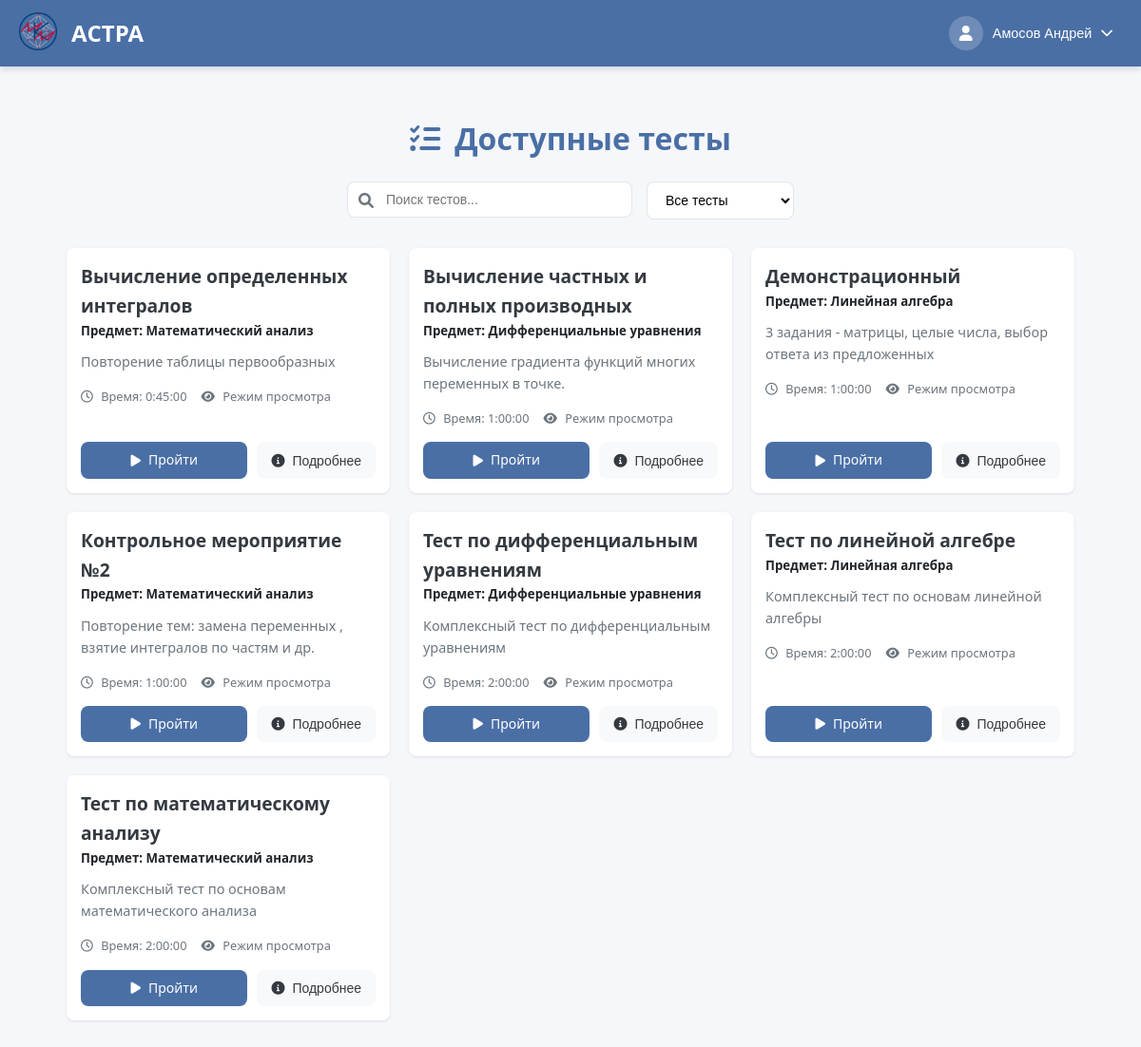
Screenshot of /TestsSolving/ (signed in) with the database file from the repository.
### users/models.py (models this page shows, shortened)
class CustomUser(AbstractBaseUser, PermissionsMixin):
    THEME_CHOICES = [
        ('light', 'Светлая'),
        ('dark', 'Тёмная'),
    ]
    email = models.EmailField(unique=True)
    role = models.CharField(max_length=10, choices=[('student', 'Student'), ('teacher', 'Teacher')])
    theme = models.CharField(max_length=10, choices=THEME_CHOICES, default='light')
    is_active = models.BooleanField(default=True)
    is_staff = models.BooleanField(default=False)
    objects = CustomUserManager()
    USERNAME_FIELD = 'email'
    REQUIRED_FIELDS = ['role']
    def get_full_name(self):
        if self.role == 'student' and hasattr(self, 'studentdata'):
            return f"{self.studentdata.last_name} {self.studentdata.first_name}"
        elif self.role == 'teacher' and hasattr(self, 'teacherdata'):
            return f"{self.teacherdata.last_name} {self.teacherdata.first_name}"
        return self.email
    def get_photo_url(self):
        if self.role == 'student' and hasattr(self, 'studentdata') and self.studentdata.photo:
            return self.studentdata.photo.url
        elif self.role == 'teacher' and hasattr(self, 'teacherdata') and self.teacherdata.photo:
            return self.teacherdata.photo.url
        return None

class TeacherData(models.Model):
    first_name = models.CharField(max_length=50, blank=False)
    last_name = models.CharField(max_length=50, blank=False)
    middle_name = models.CharField(max_length=50)
    photo = models.ImageField(upload_to='user_photos/', blank=True, null=True)
    institute = models.ForeignKey(StudentInstitute, default=6, on_delete=models.PROTECT)
    data_map = models.OneToOneField(CustomUser, on_delete=models.CASCADE)

### create_tests/models.py (models this page shows, shortened)
class AboutTest(models.Model):
    RESULT_DISPLAY_CHOICES = [
        ('only_score', 'Только баллы'),
        ('show_correct', 'Показывать правильные ответы'),
    ]
    objects = None
    name_tests = models.CharField(max_length=255, blank=False)  # Название теста
    creator = models.ForeignKey(TeacherData, on_delete=models.PROTECT, null=True, blank=True,
                                related_name='created_tests')  # Создатель теста
    time_to_solution = models.DurationField(default=timedelta(hours=1, minutes=30))
    name_slug_tests = models.SlugField(max_length=255, unique=True, db_index=True, verbose_name="URL")  # Слаг имени
    num_of_attempts = models.IntegerField(blank=True, default=1)  # Количество попыток для решения
    type_of_result = models.IntegerField(blank=True, default=1)  # Тип возвращаемого результата
    description = models.CharField(max_length=150, default="", blank=True)
    is_published = models.IntegerField(default=0)
    is_done = models.IntegerField(default=1)
    is_draft = models.BooleanField(default=False)
    result_display_mode = models.CharField(max_length=20, choices=RESULT_DISPLAY_CHOICES, default='only_score')  # Режим отображения результатов
    subj = models.ForeignKey(Subjects,
                             on_delete=models.PROTECT,
                             default=1)
    grade_5_threshold = models.IntegerField(default=80, help_text="Минимальный процент для оценки 5")
    grade_4_threshold = models.IntegerField(default=60, help_text="Минимальный процент для оценки 4")
    grade_3_threshold = models.IntegerField(default=35, help_text="Минимальный процент для оценки 3")
    expressions = models.ManyToManyField(AboutExpressions)
    task_groups = models.ManyToManyField(TaskGroup, blank=True)  # Новые группы заданий

class Subjects(models.Model):
    name = models.CharField(max_length=100, unique=True, default="Другое")
    def __str__(self):
        return self.name

### solving_tests/views.py (the view, shortened to what this page needs)
# urls.py: path('', views.list_test, name='list_test'),
@login_required
@role_required(['student', 'teacher', 'admin'])
def list_test(request):
    user = request.user
    if user.role == 'teacher':
        try:
            teacher = TeacherData.objects.get(data_map=user)
            all_tests = AboutTest.objects.filter(creator=teacher, is_draft=False).order_by('name_tests')
        except TeacherData.DoesNotExist:
            all_tests = []
        tests_for_teacher = [{'test': t, 'is_teacher': True} for t in all_tests]
        return render(request, 'solving_tests/test_selection.html', {
            'tests': tests_for_teacher,
            'is_teacher': True,
        })

### users/context_processors.py (called while the page is built)
def user_role(request):
    if request.user.is_authenticated:
        return {'user_role': request.user.role}
    return {}

### solving_tests/templates/solving_tests/test_selection.html (shortened to what this page needs)
{% extends 'solving_tests/header.html' %}
{% load static %}
{% block extra_css %}
    <link rel="stylesheet" href="{% static 'css/test_selection.css' %}">
    <link rel="stylesheet" href="{% static 'libs/fontawesome/css/all.min.css' %}">
{% endblock %}
{% block content %}
<div class="test-selection-container">
    <div class="page-header">
        <h1><i class="fas fa-tasks"></i> Доступные тесты</h1>
        <div class="search-filter">
            <div class="search-box">
                <i class="fas fa-search"></i>
                <input type="text" id="testSearch" placeholder="Поиск тестов...">
            </div>
            <div class="filter-box">
                <select id="testFilter">
                    <option value="all">Все тесты</option>
                </select>
            </div>
        </div>
    </div>
    <div class="tests-grid">
        {% for item in tests %}
            {% with test=item.test %}
                <div class="test-card" data-id="{{ test.id }}"
                     data-completed="{% if item.is_completed %}true{% else %}false{% endif %}"
                     data-new="{% if item.attempts_count == 0 %}true{% else %}false{% endif %}">
                    <div class="test-body">
                        <h3 class="test-title">
                            <a href="{% url 'solving_tests:some_test_for_student' slug_name=test.name_slug_tests %}">{{ test.name_tests }}</a>
                        </h3>
                        <h5>Предмет: {{ test.subj }}</h5>
                        {% if test.description %}
                            <p class="test-description">{{ test.description|truncatechars:150 }}</p>
                        {% endif %}
                        <div class="test-meta">
                            <span><i class="far fa-clock"></i> Время: {{ test.time_to_solution }}</span>
                            {% if is_teacher %}
                                <span><i class="fas fa-eye"></i> Режим просмотра</span>
                            {% elif item.is_completed %}
                                {% if item.best_result %}
                                    <span><i class="fas fa-chart-line"></i> Лучший результат: {{ item.best_result.result_points|floatformat:1 }} баллов</span>
                                {% else %}
                                    <span><i class="fas fa-chart-line"></i> Результат недоступен</span>
                                {% endif %}
                            {% endif %}
                        </div>
                    </div>
                    <div class="test-footer">
                        {% if not is_teacher and item.is_completed %}
                            <a href="{% url 'solving_tests:view_completed_result' slug_name=test.name_slug_tests %}" class="btn start-btn">
                                <i class="fas fa-chart-bar"></i> Результаты
                            </a>
                        {% else %}
                            <a href="{% url 'solving_tests:some_test_for_student' slug_name=test.name_slug_tests %}" class="btn start-btn">
                                <i class="fas fa-play"></i> {% if is_teacher %}Пройти{% else %}Начать{% endif %}
                            </a>
                        {% endif %}
                        <button class="btn info-btn" data-test-id="{{ test.id }}">
                            <i class="fas fa-info-circle"></i> Подробнее
                        </button>
                    </div>
                </div>
            {% endwith %}
        {% empty %}
            <div class="empty-state">
                <i class="fas fa-tasks fa-3x"></i>
                <h3>Нет доступных тестов</h3>
                <p>В настоящее время для вас нет доступных тестов.</p>
            </div>
        {% endfor %}
    </div>
</div>
{% endblock %}

### solving_tests/templates/solving_tests/header.html (shortened to what this page needs)
<!DOCTYPE html>
<html lang="ru">
<head>
    {% load static %}
    <link rel="stylesheet" href="{% static 'css/header.css' %}">
    <link rel="stylesheet" href="{% static 'css/dark-theme.css' %}">
    <link rel="stylesheet" href="{% static 'libs/fontawesome/css/all.min.css' %}">
    {% block extra_css %}{% endblock %}
</head>
<body data-theme="{{ user.theme|default:'light' }}" data-user-theme="{{ user.theme|default:'light' }}">
<header class="app-header">
    <div class="header-container">
        <div class="header-brand">
            <span class="logo-icon">
                <img src="{% static 'images/logo.png' %}" alt="" style="width: 40px; height: 40px;">
            </span>
            <h2><span class="logo-text">АСТРА</span></h2>
        </div>
        <div class="user-controls">
            <div class="profile-dropdown">
                <button class="profile-btn" id="profileBtn">
                    <div class="avatar">
                        {% if user.get_photo_url %}
                            <img src="{{ user.get_photo_url }}" alt="Фото профиля" style="width: 100%; height: 100%; border-radius: 50%; object-fit: cover;">
                        {% else %}
                            <i class="fas fa-user"></i>
                        {% endif %}
                    </div>
                    <span class="username">{{ user.get_full_name }}</span>
                    <i class="fas fa-chevron-down"></i>
                </button>
            </div>
        </div>
    </div>
</header>
<main class="app-main">
    {% block content %}{% endblock %}
</main>
</body>
</html>

### create_tests/static/css/header.css (style rules this page uses)
:root { --primary-color: #4a6fa5; --primary-hover: #3a5a8a; --secondary-color: #6c757d; --success-color: #28a745; --danger-color: #dc3545; --warning-color: #ffc107; --info-color: #17a2b8; --light-color: #f8f9fa; --dark-color: #343a40; --text-light: #ffffff; --text-dark: #212529; --border-color: rgba(0, 0, 0, 0.1); --shadow-sm: 0 1px 3px rgba(0, 0, 0, 0.1); --shadow-md: 0 4px 6px rgba(0, 0, 0, 0.1); --shadow-lg: 0 10px 15px rgba(0, 0, 0, 0.1); --transition: all 0.3s ease; --border-radius: 8px; }
* { margin: 0; padding: 0; box-sizing: border-box; }
body { font-family: 'Segoe UI', Tahoma, Geneva, Verdana, sans-serif; line-height: 1.6; color: var(--text-dark); background-color: #f5f7fa; padding-top: 70px !important; }
.app-header { position: fixed; top: 0; left: 0; right: 0; height: 70px; background-color: var(--primary-color); box-shadow: var(--shadow-md); z-index: 1000; }
.header-container { display: flex; justify-content: space-between; align-items: center; height: 100%; max-width: 1500px; margin: 0 auto; padding: 0 20px; }
.header-brand { display: flex; align-items: center; gap: 15px; }
.logo-icon { font-size: 3rem; color: #ffd700; }
.logo-text { size 500px; color: white; }
.user-controls { display: flex; align-items: center; gap: 15px; }
.profile-dropdown { position: relative; }
.profile-btn { display: flex; align-items: center; background: none; border: none; color: var(--text-light); cursor: pointer; gap: 10px; padding: 5px 10px; border-radius: 20px; transition: var(--transition); }
.avatar { width: 36px; height: 36px; border-radius: 50%; background-color: rgba(255, 255, 255, 0.2); display: flex; align-items: center; justify-content: center; font-size: 1rem; }
.username { font-weight: 500; font-size: 0.9rem; }
.app-main { min-height: calc(100vh - 70px); padding: 20px; max-width: 95%; margin: 0 auto; }

### static/css/dark-theme.css (style rules this page uses)
* { transition: background-color 0.3s ease, color 0.3s ease, border-color 0.3s ease; }

### rows the page displays
CustomUser: get_full_name "Амосов Андрей"
AboutTest: test.name_tests "Вычисление определенных интегралов", test.subj "Математический анализ", test.description "Повторение таблицы первообразных", test.time_to_solution "0:45:00"
AboutTest: test.name_tests "Вычисление частных и полных производных", test.subj "Дифференциальные уравнения", test.description "Вычисление градиента функций многих переменных в точке.", test.time_to_solution "1:00:00"
AboutTest: test.name_tests "Демонстрационный", test.subj "Линейная алгебра", test.description "3 задания - матрицы, целые числа, выбор ответа из предложенных", test.time_to_solution "1:00:00"
AboutTest: test.name_tests "Контрольное мероприятие №2", test.subj "Математический анализ", test.description "Повторение тем: замена переменных , взятие интегралов по частям и др.", test.time_to_solution "1:00:00"
AboutTest: test.name_tests "Тест по дифференциальным уравнениям", test.subj "Дифференциальные уравнения", test.description "Комплексный тест по дифференциальным уравнениям", test.time_to_solution "2:00:00"
AboutTest: test.name_tests "Тест по линейной алгебре", test.subj "Линейная алгебра", test.description "Комплексный тест по основам линейной алгебры", test.time_to_solution "2:00:00"
AboutTest: test.name_tests "Тест по математическому анализу", test.subj "Математический анализ", test.description "Комплексный тест по основам математического анализа", test.time_to_solution "2:00:00"
